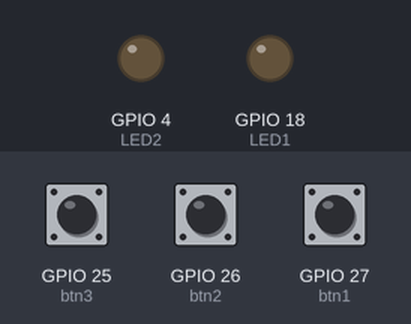
This program was run on a simulated ESP32. On the bench: output pins drawn as LEDs (lit = HIGH). Dashed ring = blinking. Inputs (shaded band) come from the test bench; at power-on: GPIO 25 (btn3) LOW, GPIO 26 (btn2) LOW, GPIO 27 (btn1) LOW. What the program prints to the serial monitor is not drawn.

Above: at 1.2 s.
1.3 s: GPIO 25 (btn3) pulled HIGH for 3.2 s
At 3.1 s:
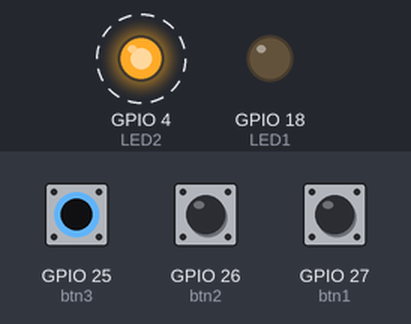
6.8 s: GPIO 26 (btn2) pulled HIGH for 0.15 s
8.4 s: GPIO 26 (btn2) pulled HIGH for 3.2 s
At 9.4 s:
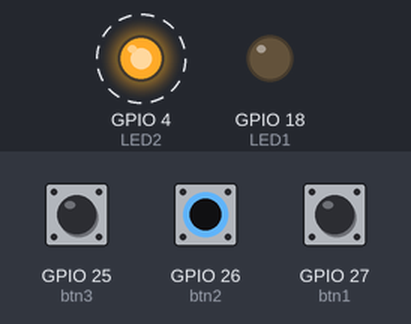
14.1 s: GPIO 25 (btn3) pulled HIGH for 1 s
At 15.4 s:
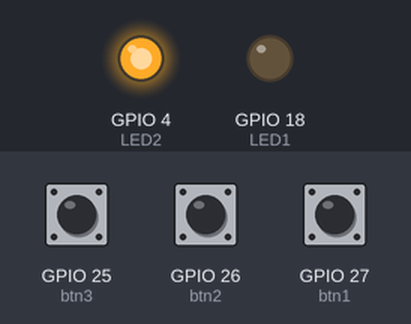
Timing chart, 0 to 17.6 s (numbered marks = the images above; inputs shaded):
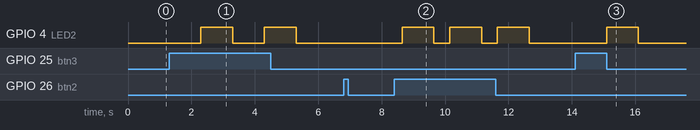

Measured:
- after the input at 1.3 s, GPIO 4 (LED2): alternates HIGH for 1.0 s and LOW for 1.0 s, starting after 1.0 s
- after the input at 6.8 s, every drawn part: stays the same
- after the input at 8.4 s, GPIO 4 (LED2): alternates HIGH for 1.0 s and LOW for 0.50 s, starting after 0.25 s
- after the input at 14.1 s, GPIO 4 (LED2): LOW → HIGH after 1.0 s, → LOW 1.0 s later

The program:

main.cpp
```cpp
#include <Arduino.h>

#define LED1 18
#define LED2 4
#define btn1 27
#define btn2 26
#define btn3 25

int lectura1 = 0;
int lectura2 = 0;
int lectura3 = 0;

void setup()
{
  Serial.begin(115200);
  pinMode(LED1, OUTPUT);
  pinMode(LED2, OUTPUT);
  pinMode(btn1, INPUT);
  pinMode(btn2, INPUT);
  pinMode(btn3, INPUT);
}

void loop()
{
  if (digitalRead(btn1) == HIGH)
  {
    lectura1++;
    Serial.print("*");
    delay(250);
  }
  else if (digitalRead(btn2) == HIGH)
  {
    lectura2++;
    Serial.print("*");
    delay(250);
  }
  else if (digitalRead(btn3) == HIGH)
  {
    lectura3++;
    Serial.print("*");
    delay(250);
  }
  if (lectura1 == 2 && lectura2 == 1 && lectura3 == 3)
  {
    digitalWrite(LED1, HIGH);
    delay(1500);
    digitalWrite(LED1, LOW);
    delay(1000);
    Serial.println(" PUEDE PASAR. ");
  }
  else if (lectura1 > 2 || lectura2 > 1 || lectura3 > 3)
  {
    digitalWrite(LED2, HIGH);
    delay(1000);
    digitalWrite(LED2, LOW);
    lectura1 = 0;
    lectura2 = 0;
    lectura3 = 0;
    Serial.println(" CONTRASEÑA INCORRECTA. ");
  }
}
```
